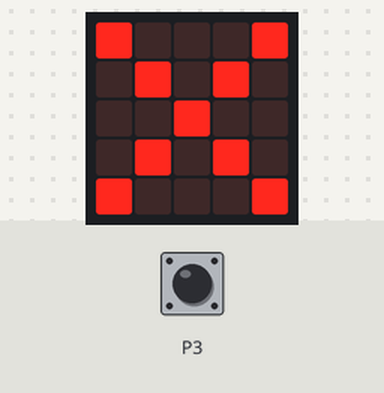
A program run on a simulated BBC micro:bit running MicroPython. Parts: the board's 5×5 LED display. Inputs (shaded band) come from the test bench; at power-on: P3 LOW.

Above: at 1.2 s.
1.3 s: P3 pulled HIGH for 0.6 s
At 1.9 s:
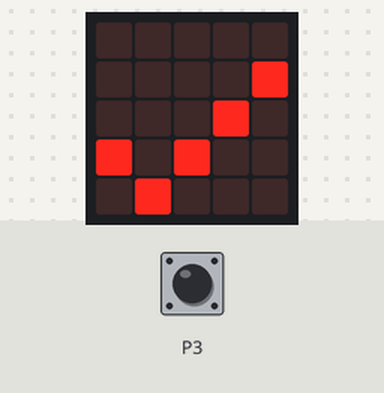
3.5 s: P3 pulled HIGH for 3.2 s
Timing chart, 0 to 6.5 s (numbered marks = the images above; inputs shaded):
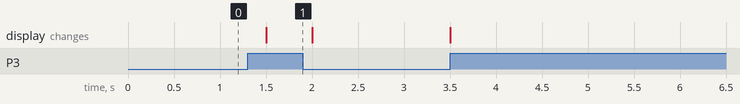

Measured:
- after the input at 1.3 s, the display: changes after 0.20 s (image 1)

The program:

pir.py
```python
from microbit import *

while True:
    # Utilitzem em pin3 per llegir el sensor
    input_state = pin3.read_digital()
    if input_state == True:
        display.show(Image.YES)
    else:
        display.show(Image.NO)
    sleep(500)
```
